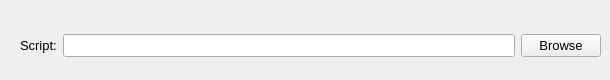
      <widget class="QWidget" name="shakeSettings">
       <widget class="QWidget" name="layoutWidget">
        <property name="geometry">
         <rect>
          <x>20</x>
          <y>20</y>
          <width>581</width>
          <height>51</height>
         </rect>
        </property>
        <layout class="QHBoxLayout">
         <item>
          <widget class="QLabel" name="sceneLabel_3">
           <property name="font">
            <font>
             <pointsize>10</pointsize>
             <weight>50</weight>
             <bold>false</bold>
            </font>
           </property>
           <property name="text">
            <string>Script:</string>
           </property>
          </widget>
         </item>
         <item>
          <widget class="QLineEdit" name="shakeScript">
           <property name="font">
            <font>
             <pointsize>10</pointsize>
             <weight>50</weight>
             <bold>false</bold>
            </font>
           </property>
           <property name="statusTip">
            <string>Scene to render with job</string>
           </property>
           <property name="text">
            <string/>
           </property>
          </widget>
         </item>
         <item>
          <widget class="QPushButton" name="shakeBrowseForScript">
           <property name="font">
            <font>
             <pointsize>10</pointsize>
             <weight>50</weight>
             <bold>false</bold>
            </font>
           </property>
           <property name="statusTip">
            <string>Browse for scene to render</string>
           </property>
           <property name="text">
            <string>Browse</string>
           </property>
          </widget>
         </item>
        </layout>
       </widget>
      </widget>
